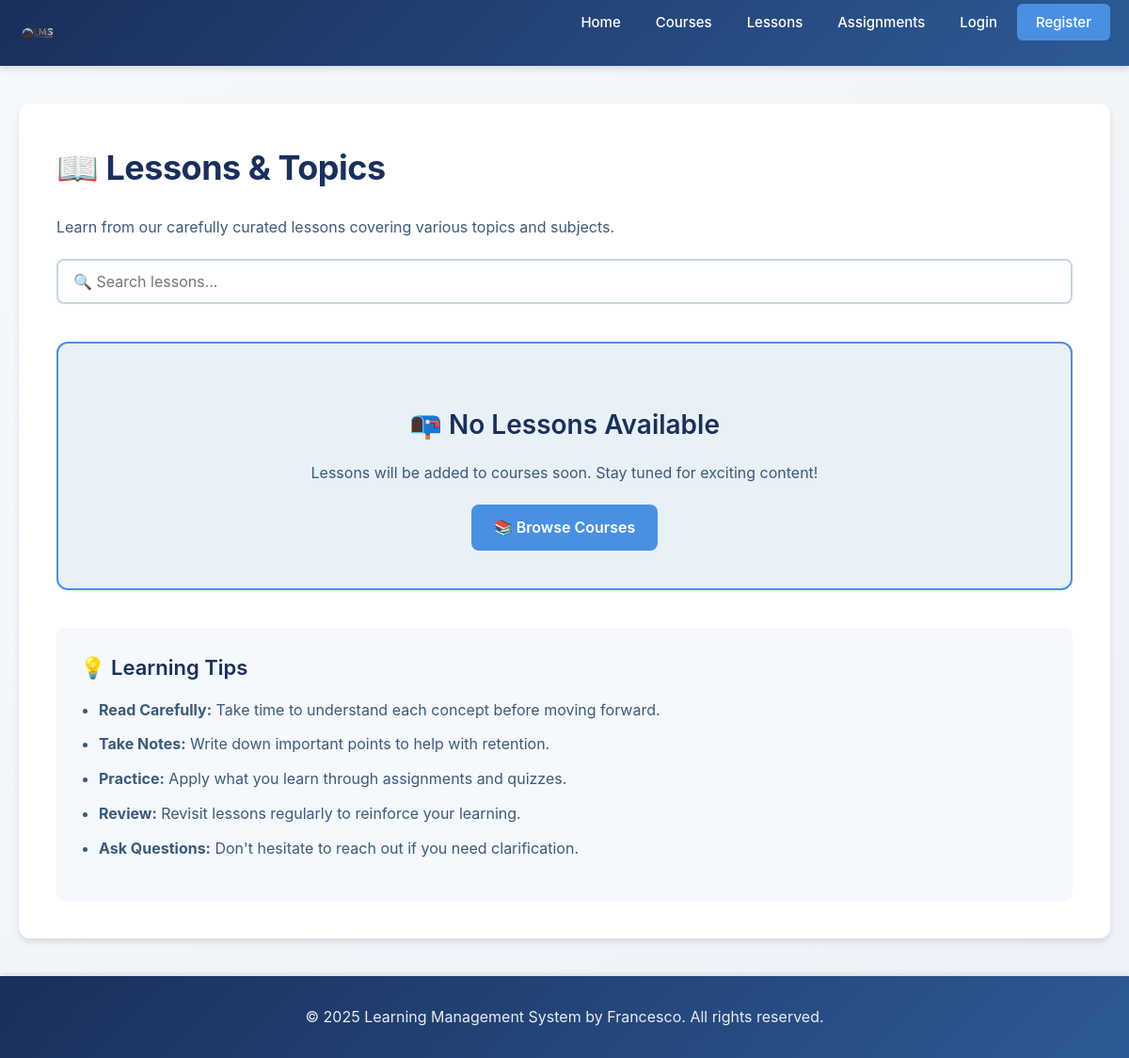
The app's page /lessons, older data.
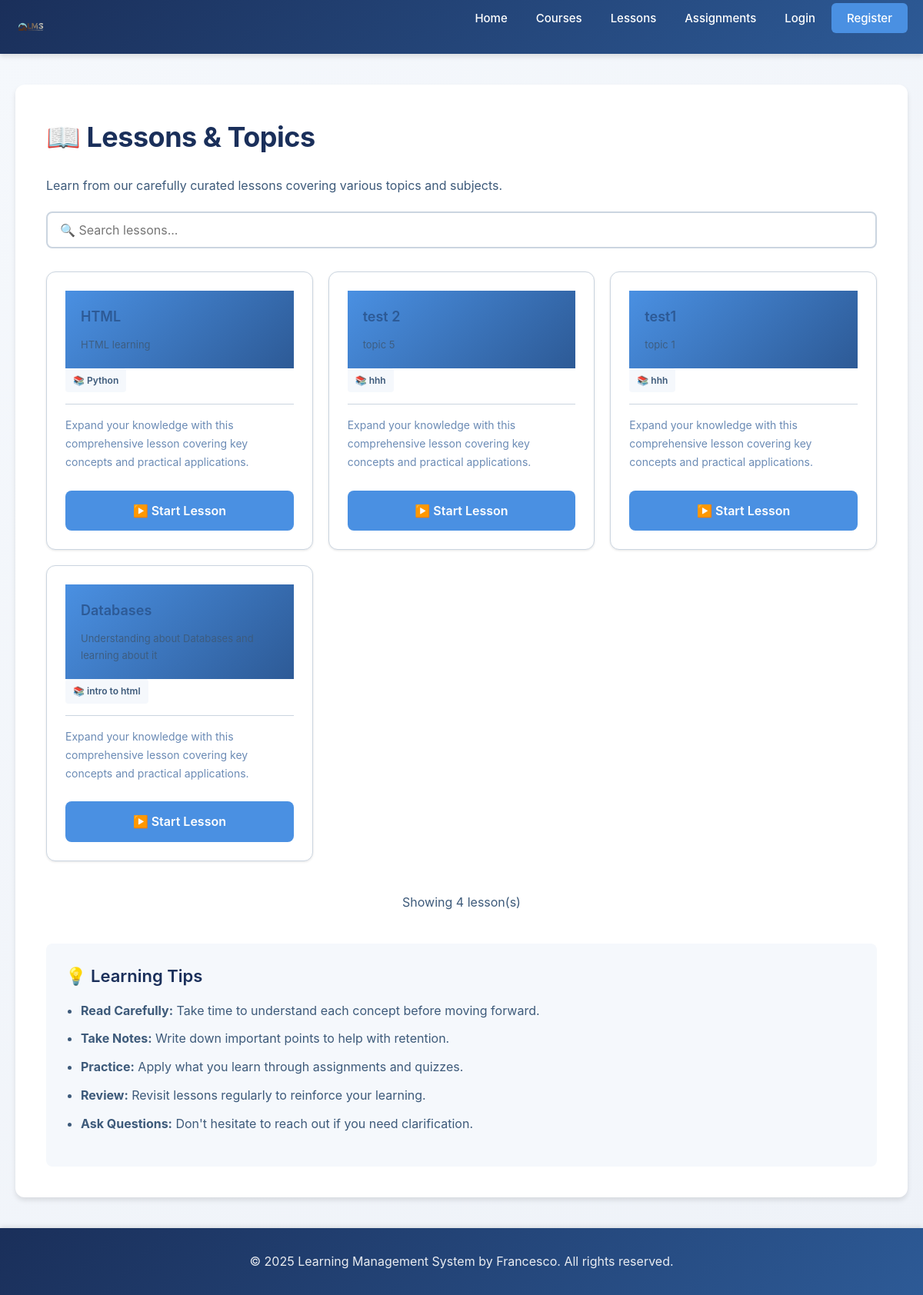
The same page, newer data.
### tables this page shows
CREATE TABLE topics (
            -- Unique identifier for each topic
            id INTEGER PRIMARY KEY AUTOINCREMENT,
            -- ID of the course this topic belongs to
            course_id INTEGER NOT NULL,
            -- Topic title (must be unique)
            title TEXT UNIQUE,
            -- Optional subtitle or description
            subtitle TEXT,
            -- Timestamp when topic was created
            created_at TIMESTAMP DEFAULT CURRENT_TIMESTAMP, content TEXT,
            -- Foreign key linking to courses table
            FOREIGN KEY (course_id) REFERENCES courses(id)
        );

CREATE TABLE courses (
            -- Unique identifier for each course
            id INTEGER PRIMARY KEY AUTOINCREMENT,
            -- Unique course ID number
            course_id INTEGER,
            -- Course title (must be unique)
            title TEXT NOT NULL UNIQUE,
            -- Description of what the course covers
            description TEXT,
            -- ID of the teacher who created this course
            teacher_id INTEGER,
            -- Timestamp when course was created
            created_at TIMESTAMP DEFAULT CURRENT_TIMESTAMP, course_type TEXT DEFAULT 'Self-Paced', duration TEXT DEFAULT 'Flexible', level TEXT DEFAULT 'Beginner',
            -- Foreign key linking to the teacher user
            FOREIGN KEY (teacher_id) REFERENCES users(id)
        );

### app.py (the view)
@app.route("/lessons")
def lessons():
    conn = None
    try:
        conn = get_db_connection()
        cursor = conn.cursor()
        cursor.execute("""
            SELECT t.id, t.title, t.subtitle, c.title as course_title
            FROM topics t
            LEFT JOIN courses c ON t.course_id = c.id
            ORDER BY t.id DESC
        """)
        lessons_data = cursor.fetchall()
    except sqlite3.OperationalError:
        lessons_data = []
    finally:
        if conn:
            conn.close()
    return render_template('lessons.html', lessons=lessons_data)

### app.py (called while the page is built)
def get_db_connection(db_name="lms.db"):
    conn = sqlite3.connect(db_name)
    conn.row_factory = sqlite3.Row
    return conn

### templates/lessons.html (shortened to what this page needs)
{% extends 'base.html' %}
{% block content %}
    <h1>📖 Lessons & Topics</h1>
    <p>Learn from our carefully curated lessons covering various topics and subjects.</p>
    <div style="margin: 20px 0;">
        <input type="text" id="searchInput" placeholder="🔍 Search lessons..." style="width: 100%; padding: 12px 16px; border: 2px solid var(--border-color); border-radius: 8px; font-size: 16px;">
    </div>
    {% if lessons %}
        <div style="display: grid; grid-template-columns: repeat(auto-fill, minmax(320px, 1fr)); gap: 20px; margin-top: 30px;">
            {% for lesson in lessons %}
                <div class="card lesson-card" style="transition: all 0.3s ease; cursor: pointer; overflow: hidden;">
                    <div style="background: linear-gradient(135deg, var(--accent-blue), var(--primary-blue)); padding: 20px; color: white; min-height: 100px; display: flex; flex-direction: column; justify-content: center;">
                        <h3 style="margin: 0; font-size: 18px; font-weight: 600;">{{ lesson.title }}</h3>
                        <p style="margin: 10px 0 0 0; font-size: 13px; opacity: 0.9;">{{ lesson.subtitle or 'Learn more about this topic' }}</p>
                    </div>
                    <div class="card-body">
                        <div style="display: flex; align-items: center; gap: 10px; margin-bottom: 15px; padding-bottom: 15px; border-bottom: 1px solid var(--border-color);">
                            <span style="background: var(--bg-light); padding: 5px 10px; border-radius: 4px; font-size: 12px; color: var(--medium-text); font-weight: 600;">
                                📚 {{ lesson.course_title or 'General' }}
                            </span>
                        </div>
                        <p style="color: var(--light-text); font-size: 14px; margin-bottom: 15px;">
                            Expand your knowledge with this comprehensive lesson covering key concepts and practical applications.
                        </p>
                        <a href="{{ url_for('view_lesson', lesson_id=lesson.id) }}" class="btn btn-primary" style="width: 100%; margin-top: 10px; text-align: center; display: inline-block;">
                            ▶️ Start Lesson
                        </a>
                    </div>
                </div>
            {% endfor %}
        </div>
        <div style="margin-top: 40px; text-align: center; color: var(--light-text);">
            <p>Showing {{ lessons | length }} lesson(s)</p>
        </div>
    {% else %}
        <div style="background: #e8f0f8; border: 2px solid var(--accent-blue); padding: 40px; border-radius: 12px; text-align: center; margin-top: 40px;">
            <h2 style="color: var(--primary-navy); margin-bottom: 15px;">📭 No Lessons Available</h2>
            <p style="color: var(--medium-text); font-size: 16px; margin-bottom: 20px;">
                Lessons will be added to courses soon. Stay tuned for exciting content!
            </p>
            <a href="{{ url_for('course') }}" class="btn btn-primary">📚 Browse Courses</a>
        </div>
    {% endif %}
    <div style="margin-top: 40px; background: var(--bg-light); padding: 25px; border-radius: 8px;">
        <h3 style="color: var(--primary-navy); margin-top: 0;">💡 Learning Tips</h3>
        <ul style="color: var(--medium-text); line-height: 1.8;">
            <li><strong>Read Carefully:</strong> Take time to understand each concept before moving forward.</li>
            <li><strong>Take Notes:</strong> Write down important points to help with retention.</li>
            <li><strong>Practice:</strong> Apply what you learn through assignments and quizzes.</li>
            <li><strong>Review:</strong> Revisit lessons regularly to reinforce your learning.</li>
            <li><strong>Ask Questions:</strong> Don't hesitate to reach out if you need clarification.</li>
        </ul>
    </div>
{% endblock %}

Row changes from the older to the newer data that the page shows:
added topics: title "HTML", subtitle "HTML learning", title "Python"
added topics: title "test 2", subtitle "topic 5", title "hhh"
added topics: title "test1", subtitle "topic 1", title "hhh"
added topics: title "Databases", subtitle "Understanding about Databases and learning about it", title "intro to html"
Text that changed along with them:
{{ lessons | length }}: (not shown) → "4"
text no longer shown: "📭 No Lessons Available Lessons will be added to courses soon. Stay tuned for exciting content! 📚 Browse Courses"
text now shown: "Showing lesson(s)"
